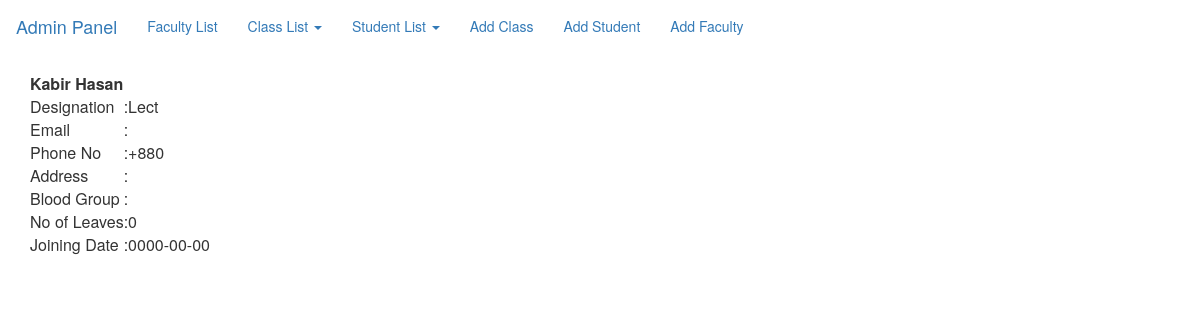
Screenshot of /faculty.php?id=1 with the database file from the repository.
### tables this page shows
CREATE TABLE `faculties` (
  `fac_id` int(11) NOT NULL,
  `name` varchar(30) NOT NULL,
  `desig` varchar(30) NOT NULL,
  `phone_no` char(14) NOT NULL DEFAULT '+880',
  `email` varchar(35) NOT NULL,
  `address` varchar(80) NOT NULL,
  `blood_group` varchar(6) NOT NULL,
  `joining_date` date NOT NULL,
  `no_of_leaves` int(11) NOT NULL
);

### faculty.php (the view)
<html>
    <?php include 'navbar.php'; ?>
    <body>
        <div class="container">
            <?php
                include('db_connection.php');
                $id = $_GET['id'];
                $query = "SELECT * FROM `faculties` where fac_id = $id ";
                if($connection){
                    $result = mysqli_query($connection,$query);
                    $row = mysqli_fetch_assoc($result); ?>
                    <table class="personalInfo">
                        <tr><th colspan="3"><?=$row['name'] ?></th></tr>
                        <tr><td>Designation</td><td>:</td><td><?=$row['desig'] ?></td></tr>
                        <tr><td>Email</td><td>:</td><td><?=$row['email'] ?></td></tr>
                        <tr><td>Phone No</td><td>:</td><td><?=$row['phone_no'] ?></td></tr>
                        <tr><td>Address</td><td>:</td><td><?=$row['address'] ?></td></tr>
                        <tr><td>Blood Group</td><td>:</td><td><?=$row['blood_group'] ?></td></tr>
                        <tr><td>No of Leaves</td><td>:</td><td><?=$row['no_of_leaves'] ?></td></tr>
                        <tr><td>Joining Date</td><td>:</td><td><?=$row['joining_date'] ?></td></tr>
                    </table>
                <?php }
                else{
                    echo "Connection Error";
                }
            ?>
        </div>
    </body>
</html>

### rows the page displays
faculties: name "Kabir Hasan", desig "Lect", phone_no "+880", no_of_leaves "0", joining_date "0000-00-00"
